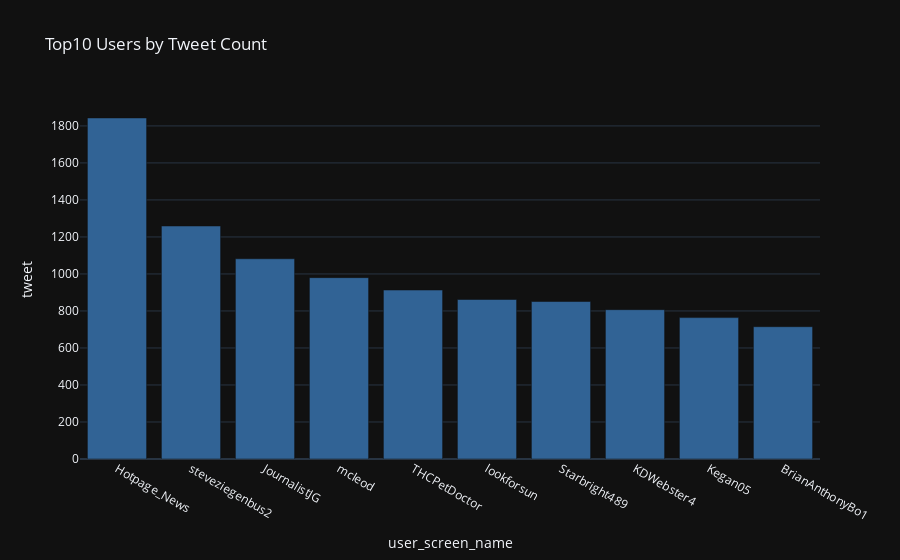

Notebook source saved alongside this figure:
### Code cell
# Top10 users by tweet count
top10users = user_USAonly.groupby('user_screen_name')['tweet'].count().sort_values(ascending=False).reset_index().head(10) 

# Interactive bar chart 
top10_bar = px.bar(top10users, x='user_screen_name', y='tweet', 
template='plotly_dark', 
color_discrete_sequence=px.colors.qualitative.G10_r, 
# color_discrete_sequence=px.colors.qualitative.Dark24_r, 
title='Top10 Users by Tweet Count') 

# To view the graph 
top10_bar.show()

### Figure 1 — Plotly figure (JSON) as saved in the notebook; plotly's stock layout.template omitted (floating-point values rounded to 4 significant figures)
{"data": [{"hovertemplate": "user_screen_name=%{x}<br>tweet=%{y}<extra></extra>", "legendgroup": "", "marker": {"color": "#316395", "pattern": {"shape": ""}}, "name": "", "orientation": "v", "showlegend": false, "textposition": "auto", "type": "bar", "x": ["Hotpage_News", "steveziegenbus2", "JournalistJG", "mcleod", "THCPetDoctor", "lookforsun", "Starbright489", "KDWebster4", "Kegan05", "BrianAnthonyBo1"], "xaxis": "x", "y": [1843, 1259, 1082, 980, 913, 862, 851, 807, 764, 715], "yaxis": "y"}], "layout": {"barmode": "relative", "legend": {"tracegroupgap": 0}, "title": {"text": "Top10 Users by Tweet Count"}, "xaxis": {"anchor": "y", "domain": [0, 1], "title": {"text": "user_screen_name"}}, "yaxis": {"anchor": "x", "domain": [0, 1], "title": {"text": "tweet"}}}}
